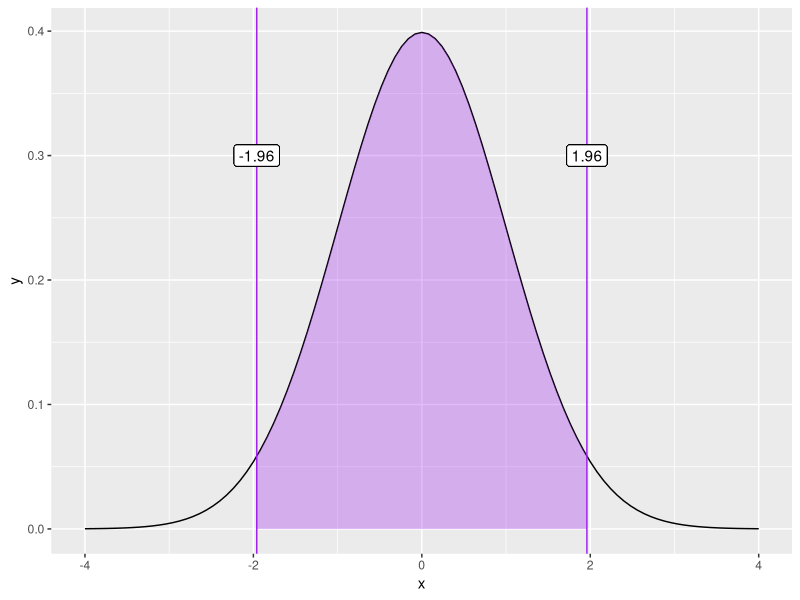
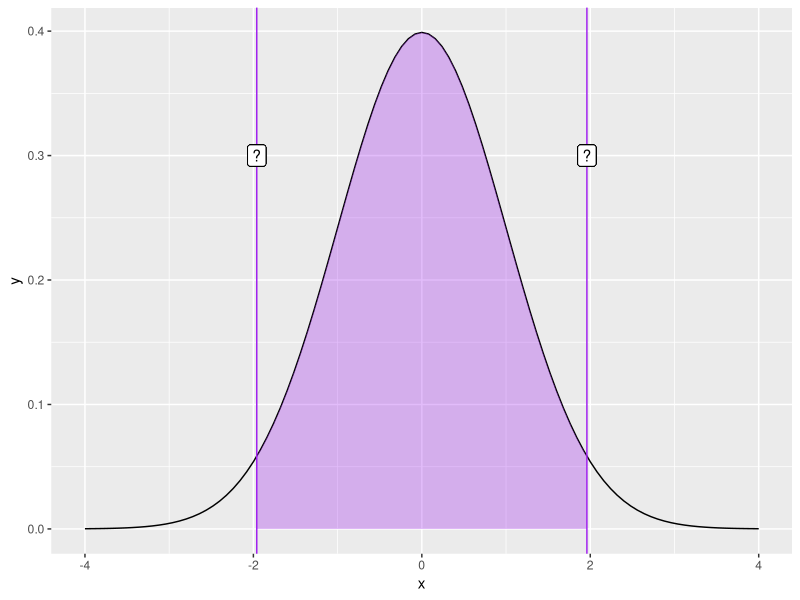
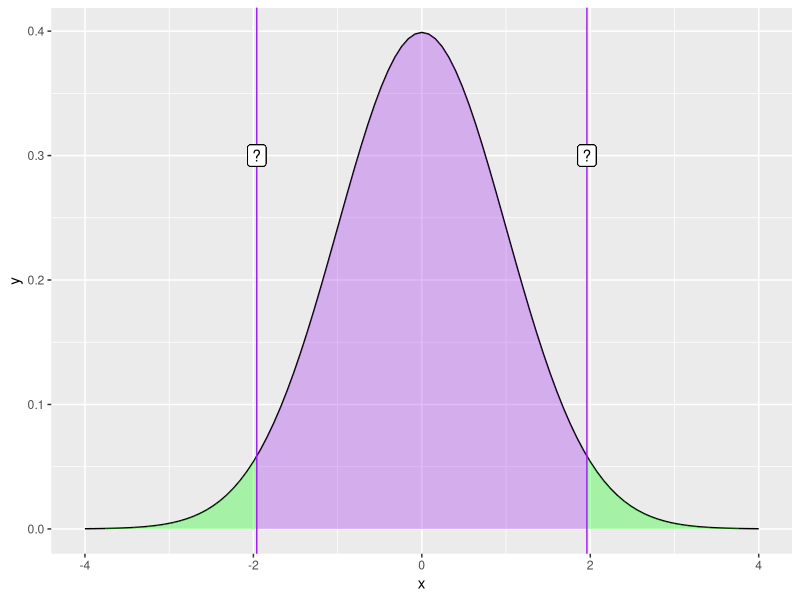
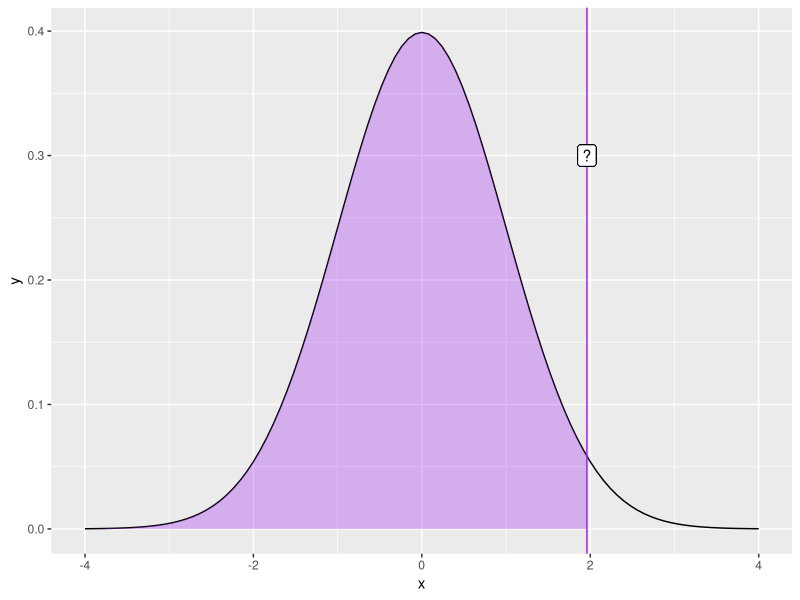
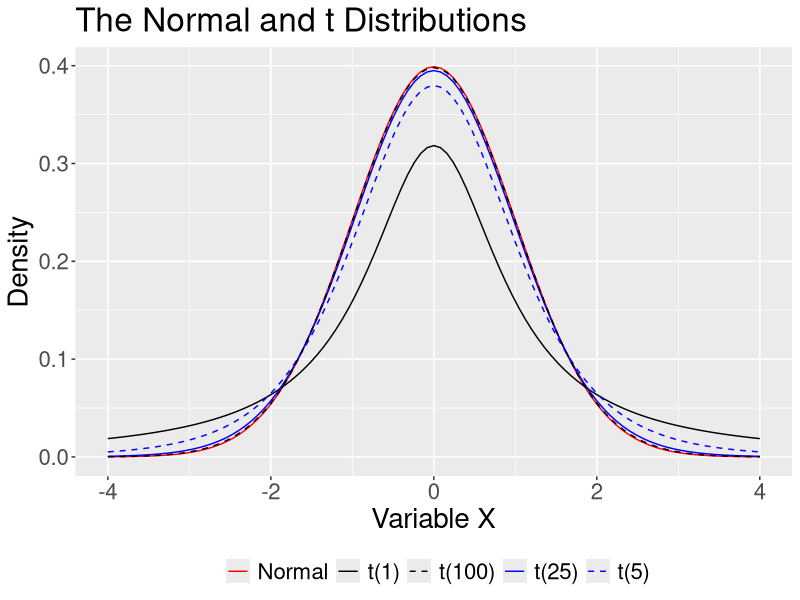
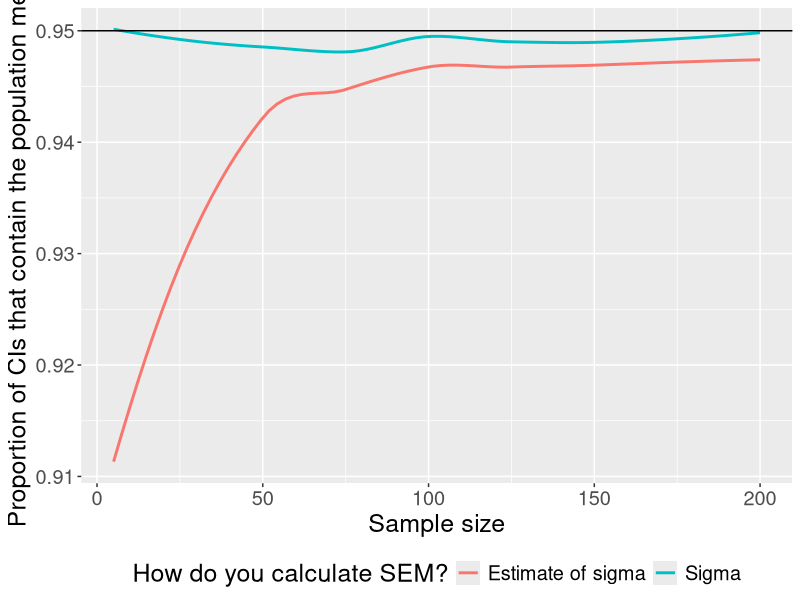
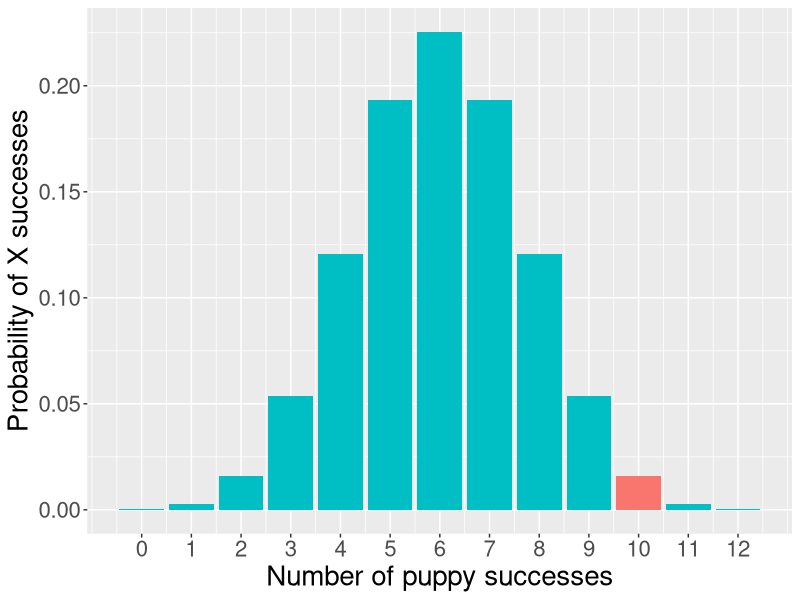
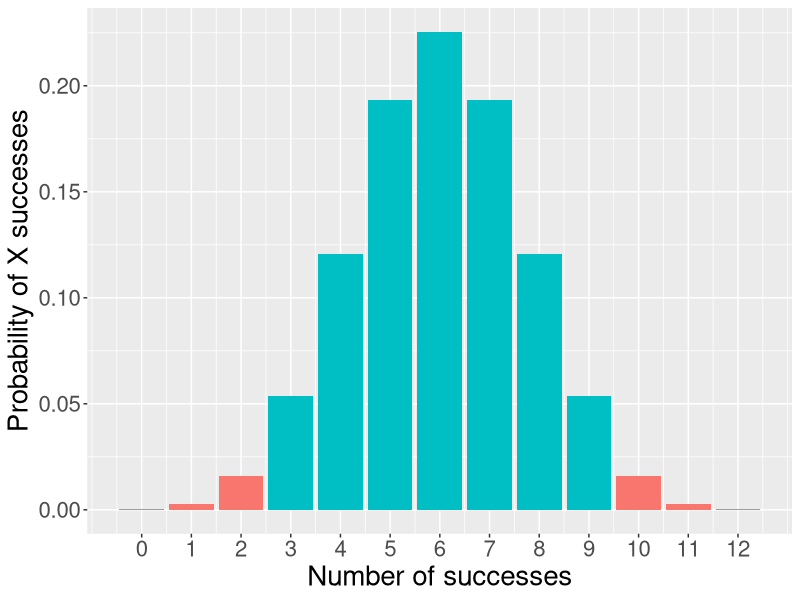

Generate these figures, in order, with R: (Note: this script raises an error after producing the figures.)
## ---- chunk 1
library(tidyverse)
## ---- chunk 2
ggplot(data.frame(x = seq(-4, 4)), aes(x)) +
  stat_function(fun = function(x) dnorm(x)) +
  stat_function(fun = function(x) dnorm(x),
                xlim = c(-1.96, 1.96), geom = "area", fill = "purple", alpha = .3) +
  geom_vline(aes(xintercept = 1.96), color = "purple")+
  geom_vline(aes(xintercept = -1.96), color = "purple") +
  geom_label(aes(x = 1.96, y = .3, label = "1.96"))+
  geom_label(aes(x = -1.96, y = .3, label = "-1.96"))
## ---- chunk 3
ggplot(data.frame(x = seq(-4, 4)), aes(x)) +
  stat_function(fun = function(x) dnorm(x)) +
  stat_function(fun = function(x) dnorm(x),
                xlim = c(-1.96, 1.96), geom = "area", fill = "purple", alpha = .3) +
  geom_vline(aes(xintercept = 1.96), color = "purple")+
  geom_vline(aes(xintercept = -1.96), color = "purple") +
  geom_label(aes(x = 1.96, y = .3, label = "?"))+
  geom_label(aes(x = -1.96, y = .3, label = "?"))
## ---- chunk 4
ggplot(data.frame(x = seq(-4, 4)), aes(x)) +
  stat_function(fun = function(x) dnorm(x)) +
  stat_function(fun = function(x) dnorm(x),
                xlim = c(-1.96, 1.96), geom = "area", fill = "purple", alpha = .3) +
  stat_function(fun = function(x) dnorm(x),
                xlim = c(-4, -1.96), geom = "area", fill = "green", alpha = .3) +
  stat_function(fun = function(x) dnorm(x),
                xlim = c(4, 1.96), geom = "area", fill = "green", alpha = .3) +
  geom_vline(aes(xintercept = 1.96), color = "purple")+
  geom_vline(aes(xintercept = -1.96), color = "purple") +
  geom_label(aes(x = 1.96, y = .3, label = "?"))+
  geom_label(aes(x = -1.96, y = .3, label = "?"))
## ---- chunk 5
ggplot(data.frame(x = seq(-4, 4)), aes(x)) +
  stat_function(fun = function(x) dnorm(x)) +
  stat_function(fun = function(x) dnorm(x),
                xlim = c(-4, 1.96), geom = "area", fill = "purple", alpha = .3) +
  geom_vline(aes(xintercept = 1.96), color = "purple")+
  geom_label(aes(x = 1.96, y = .3, label = "?"))
## ---- chunk 6
qnorm(.975)
## ---- chunk 7
ggplot(data.frame(x = seq(-4, 4)), aes(x)) +
  stat_function(fun = function(x) dnorm(x), 
                aes(color = "Normal", linetype = "Normal")) +
  stat_function(fun = function(x) dt(x, df = 1), 
                aes(color = "t(1)", linetype = "t(1)")) +
  stat_function(fun = function(x) dt(x, df = 5), 
                aes(color = "t(5)", linetype = "t(5)")) +
  stat_function(fun = function(x) dt(x, df = 25), 
                aes(color = "t(25)", linetype = "t(25)")) +
  stat_function(fun = function(x) dt(x, df = 100), 
                aes(color = "t(100)", linetype = "t(100)")) + 
  scale_x_continuous("Variable X") +
  scale_y_continuous("Density") +
  scale_color_manual("", 
                     values = c("red", "black", "black", "blue", "blue")) +
  scale_linetype_manual("", 
                        values = c("solid", "solid", "dashed", "solid", "dashed")) +
  ggtitle("The Normal and t Distributions") +
  theme(text = element_text(size=20),legend.position = "bottom")
## ---- chunk 8
reps = 5000

sizes = seq(5,200,5)

prop = rep(0, length(sizes))
prop_sig  = rep(0, length(sizes))

set.seed(101919)

for(n in 1:length(sizes)){
  sample_size = sizes[n]
  correct = vector(length = reps)
  correct_sig = vector(length = reps)
  for(i in 1:reps){
    sample = rnorm(sample_size)
    m = mean(sample)
    s = sd(sample)
    sm = s/sqrt(sample_size)
    lb = m-(1.96*sm)
    ub = m+(1.96*sm)
    missed = lb > 0 | ub < 0
  correct[i] = !missed
  
    sigma = 1
    sm_sig = sigma/sqrt(sample_size)
    lb_sig = m-(1.96*sm_sig)
    ub_sig = m+(1.96*sm_sig)
    missed_sig = lb_sig > 0 | ub_sig < 0
  correct_sig[i] = !missed_sig
  }
  prop[n] = sum(correct)/reps
  prop_sig[n] = sum(correct_sig)/reps

}

data.frame(n = sizes, p = prop, ps = prop_sig) %>%
  gather("estimate", "value", -n) %>%
  mutate(estimate = ifelse(estimate == "p", "Estimate of sigma", "Sigma")) %>%
  ggplot(aes(x = n, y = value, color = estimate)) +
  geom_smooth( se = F) +
  geom_hline(aes(yintercept = .95), color = "black") +
  scale_color_discrete("How do you calculate SEM?") +
  labs(x = "Sample size", y = "Proportion of CIs that contain the population mean") +
  theme(text = element_text(size = 18), legend.position = "bottom")

## ---- chunk 9
M = 90
SD = 8
N = 100

sem = SD/sqrt(N)

ci_lb_z = M - sem * qnorm(p = .975)
ci_ub_z = M + sem * qnorm(p = .975)
c(ci_lb_z, ci_ub_z)


ci_lb_z = M - sem * qt(p = .975, df = N-1)
ci_ub_z = M + sem * qt(p = .975, df = N-1)
c(ci_lb_z, ci_ub_z)
## ---- chunk 10
M = 83.4
SD = 10.6
N = 26

sem = SD/sqrt(N)

ci_lb_z = M - sem * qnorm(p = .975)
ci_ub_z = M + sem * qnorm(p = .975)
c(ci_lb_z, ci_ub_z)


ci_lb_z = M - sem * qt(p = .975, df = N-1)
ci_ub_z = M + sem * qt(p = .975, df = N-1)
c(ci_lb_z, ci_ub_z)
## ---- chunk 11
dbinom(10, size = 12, prob = .5)
## ---- chunk 12
library(tidyverse)
trial = 0:12
data.frame(trial = trial, d = dbinom(trial, size = 12, prob = .5), 
           color = ifelse(trial == 10, "1", "2")) %>%
  ggplot(aes(x = trial, y = d, fill = color)) +
  geom_bar(stat = "identity") + 
  guides(fill = "none")+
  scale_x_continuous("Number of puppy successes", breaks = c(0:12))+
  scale_y_continuous("Probability of X successes") +
  theme(text = element_text(size = 20))
  
## ---- chunk 13
data.frame(trials = trial, d = dbinom(trial, size = 12, prob = .5), 
           color = ifelse(trial %in% c(0,1,2, 10,11,12), "1", "2")) %>%
  ggplot(aes(x = trials, y = d, fill = color)) +
  geom_bar(stat = "identity") + 
  guides(fill = "none")+
  scale_x_continuous("Number of successes", breaks = c(0:12))+
  scale_y_continuous("Probability of X successes") +
  theme(text = element_text(size = 20))
## ---- chunk 14
data.frame(trials = 0:24, 
           d = dbinom(0:24, size = 24, prob = .5), 
           color = ifelse(0:24 %in% c(0:4, 20:24), "1", "2")) %>%
  ggplot(aes(x = trials, y = d, fill = color)) +
  geom_bar(stat = "identity") + 
  guides(fill = "none")+
  scale_x_continuous("Number of trials hired", breaks = c(0:24))+
  scale_y_continuous("Probability of X trials hired") +
  theme(text = element_text(size = 20))
## ---- chunk 15
data.frame(trials = 0:36, 
           d = dbinom(0:36, size = 36, prob = .5), 
           color = ifelse(0:36 %in% c(0:6, 30:36), "1", "2")) %>%
  ggplot(aes(x = trials, y = d, fill = color)) +
  geom_bar(stat = "identity") + 
  guides(fill = "none")+
  scale_x_continuous("Number of trials hired", breaks = c(0:36))+
  scale_y_continuous("Probability of X trials hired") +
  theme(text = element_text(size = 20))
## ---- chunk 16
gg_color_hue <- function(n) {
  hues = seq(15, 375, length = n + 1)
  hcl(h = hues, l = 65, c = 100)[1:n]
}

colors = gg_color_hue(2)

data.frame(x = seq(-4,4)) %>%
  ggplot(aes(x=x)) +
  stat_function(fun = function(x) dnorm(x), geom = "area", fill = colors[2])+
  stat_function(fun = function(x) dnorm(x), xlim = c(-4, -2.32), geom = "area", fill = colors[1])+
  stat_function(fun = function(x) dnorm(x), xlim = c(2.32, 4), geom = "area", fill = colors[1])+
  geom_hline(aes(yintercept = 0)) +
  scale_x_continuous(breaks = NULL)+
  labs(x = "successes",
       y = "Probability of X successes") +
  theme(text = element_text(size = 20))
## ---- chunk 17

## ---- chunk 18
data.frame(x = seq(0,100)) %>%
  ggplot(aes(x=x)) +
  stat_function(fun = function(x) dnorm(x, mean = 50, sd = 18.88/sqrt(10)), geom = "area") +
  #geom_vline(aes(xintercept = 69.41), color = "purple")+
      labs(title = as.expression(bquote("Population"~mu~"=50"~sigma~"=5.97")),
           x = "Average proportion of successes",
           y = NULL)  +
  theme(text = element_text(size = 20))
## ---- chunk 19
data.frame(x = seq(0,100)) %>%
  ggplot(aes(x=x)) +
  stat_function(fun = function(x) dnorm(x, mean = 50, sd = 18.88/sqrt(10)), 
                geom = "area") +
  stat_function(fun = function(x) dnorm(x, mean = 50, sd = 18.88/sqrt(10)), 
                geom = "area", xlim = c(0, 35.81), fill = colors[1]) +
  stat_function(fun = function(x) dnorm(x, mean = 50, sd = 18.88/sqrt(10)), 
                geom = "area", xlim = c(64.19, 100), fill = colors[1]) +
  geom_vline(aes(xintercept = 64.19), color = "purple") +
      labs(title = as.expression(bquote("Population"~mu~"=50"~sigma~"=5.97")),
           x = "Average proportion of successes",
           y = NULL)  +
  theme(text = element_text(size = 20))
## ---- chunk 20

## ---- chunk 21
M = 50
s = 18.88
N = 10
X = 69.41

sem = s/sqrt(N)

z = (X-M)/sem
## ---- chunk 22
pnorm(-3.25) + pnorm(3.25, lower.tail = F)
pnorm(-3.25)*2
p = pnorm(-3.25)*2

## ---- chunk 23
knitr::include_graphics("images/halloween.jpeg")
